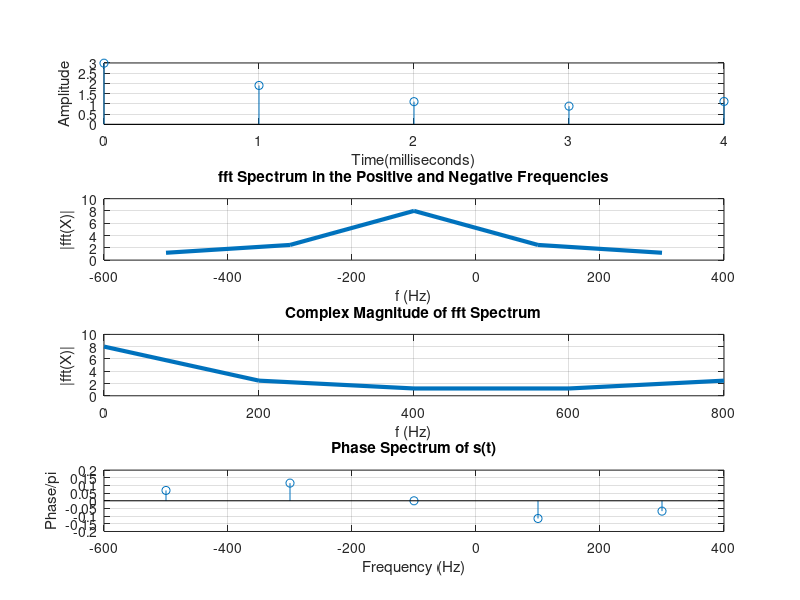

Recreate this plot in MATLAB.
clc;
clear all;
close all;
fs = 1000;
T = 1/fs;
L = input("Enter the length of the signal: ");
t = (0:L-1).*T;
a1 = 2.45;
a2 = -sqrt(2);
s = 0.54 + a1*cos(2*pi*50*t) + a2*sin(2*pi*120*t);
subplot(4, 1, 1);
stem(1000*t, s);
xlabel("Time(milliseconds)")
ylabel("Amplitude")
grid;
y = fft(s, L);
subplot(4, 1, 2);
plot(fs/L*(-L/2:L/2-1),abs(fftshift(y)),"LineWidth",3)
title("fft Spectrum in the Positive and Negative Frequencies")
xlabel("f (Hz)")
ylabel("|fft(X)|")
grid;
subplot(4, 1, 3);
plot(fs/L*(0:L-1),abs(y),"LineWidth",3)
title("Complex Magnitude of fft Spectrum")
xlabel("f (Hz)")
ylabel("|fft(X)|")
grid;
subplot(4, 1, 4);
z = fftshift(y);
f = (-L/2:L/2-1)/L*fs;
theta = angle(z);
stem(f,theta/pi)
title("Phase Spectrum of s(t)")
xlabel("Frequency (Hz)")
ylabel("Phase/\pi")
grid;